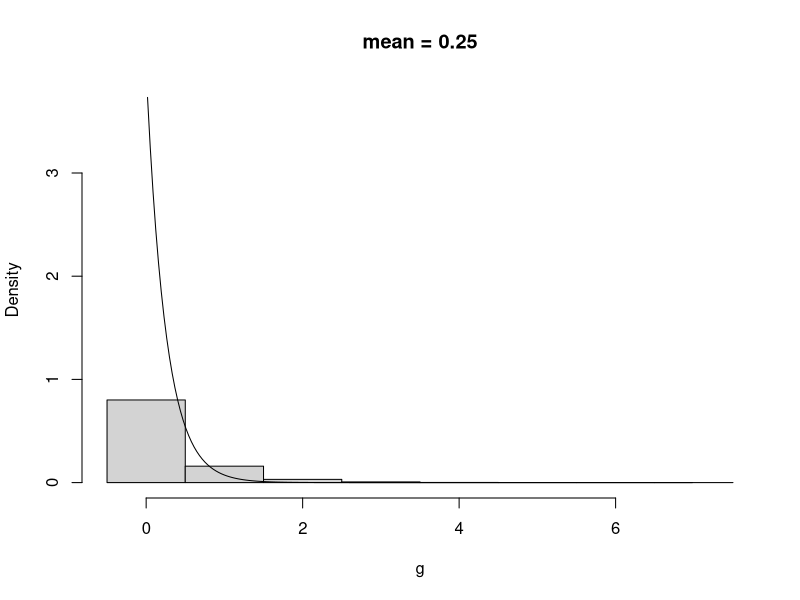
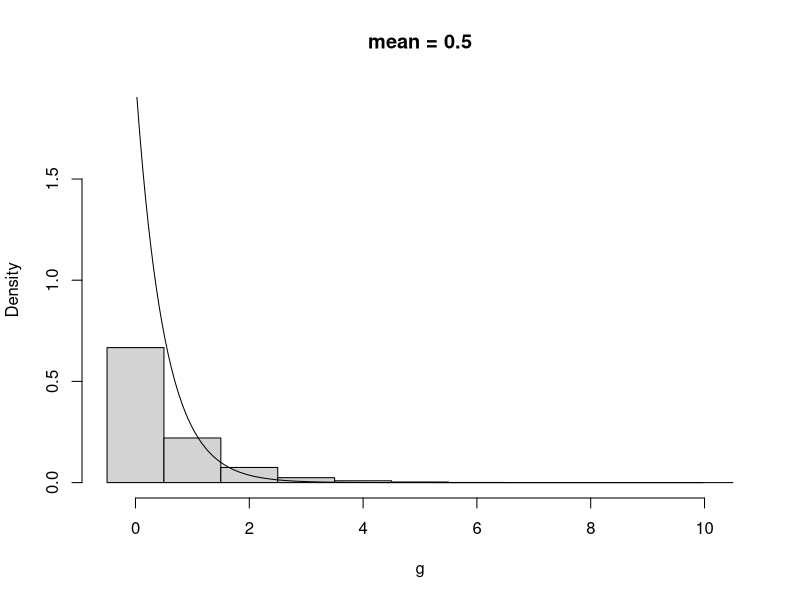
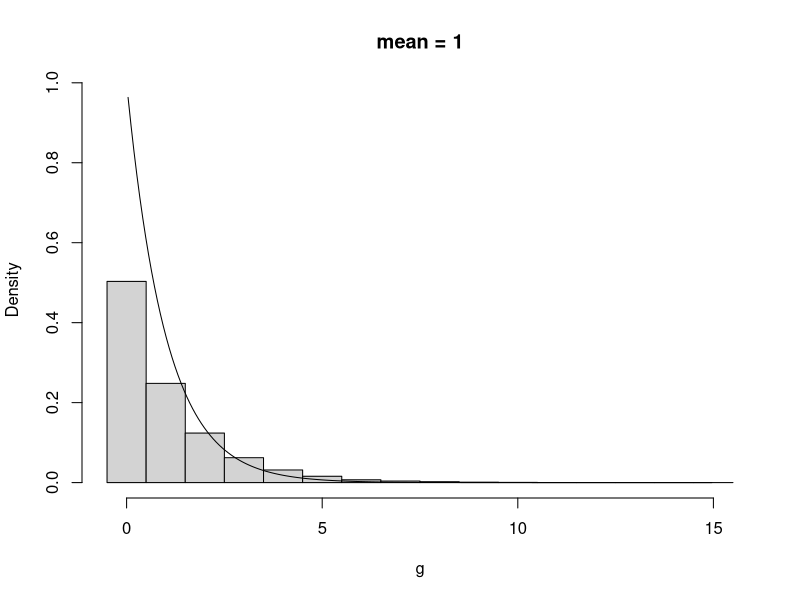
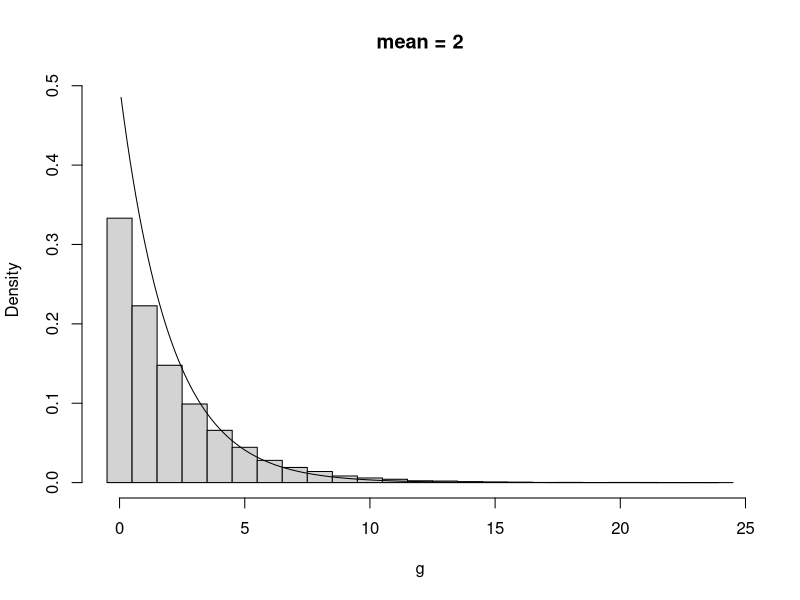
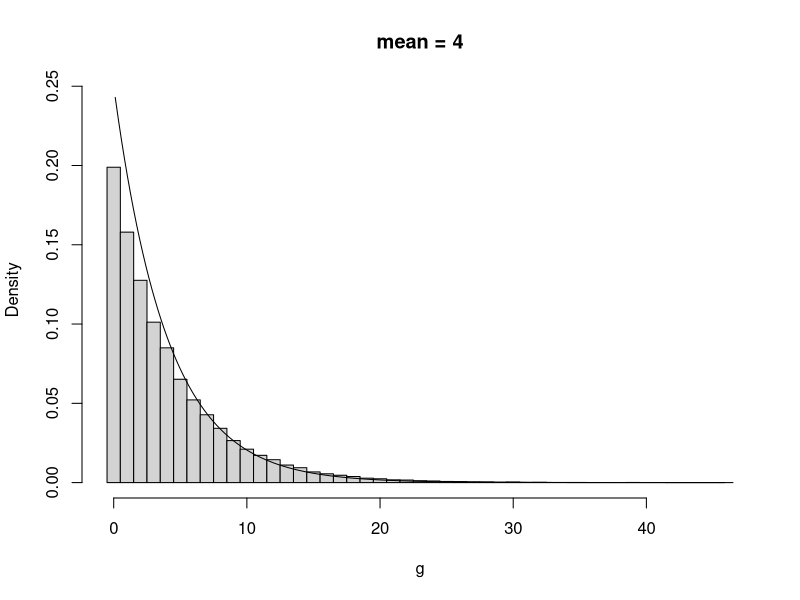

Here is the R script that generated these plots, in order:
set.seed(213)

compPlot <- function(mu, nr, nbreaks){
	t <- paste("mean =", mu)
	g <- rgeom(nr, prob=1/(mu+1))
	xm <- max(g)
	cbreaks <- seq(0, xm, length.out=1+nbreaks)
	p <- pexp(cbreaks, rate=1/mu)
	cw <- diff(cbreaks)
	cd <- diff(p)/cw
	cmid <- (cbreaks[-1] +  cbreaks[-length(cbreaks)])/2
	pmid <- (p[-1] +  p[-length(cbreaks)])/2

	## Naive checks
	print(c(
		cnaive=sum((1-pmid)*cw)
		, gnaive=mean(g)
	))

	dbreaks <- seq(-1/2, xm+1/2)
	h <- hist(g, prob=TRUE, breaks = dbreaks, ylim=c(0, max(cd)), main=t)
	lines(cmid, cd)

	## More checks
	## Histogram raw moments
	print(c(
		phih=sum(h$mids^2*h$density)
		, muh=sum(h$mids*h$density)
		, nh=sum(h$density)
	))

	## Density raw moments
	print(c(
		phid=sum(cmid^2*cd*cw)
		, mud=sum(cmid*cd*cw)
		, nd=sum(cd*cw)
	))
}

nr <- 5e4
nbreaks <- 200

compPlot(mu=0.25, nr, nbreaks)
compPlot(mu=0.5, nr, nbreaks)
compPlot(mu=1, nr, nbreaks)
compPlot(mu=2, nr, nbreaks)
compPlot(mu=4, nr, nbreaks)
